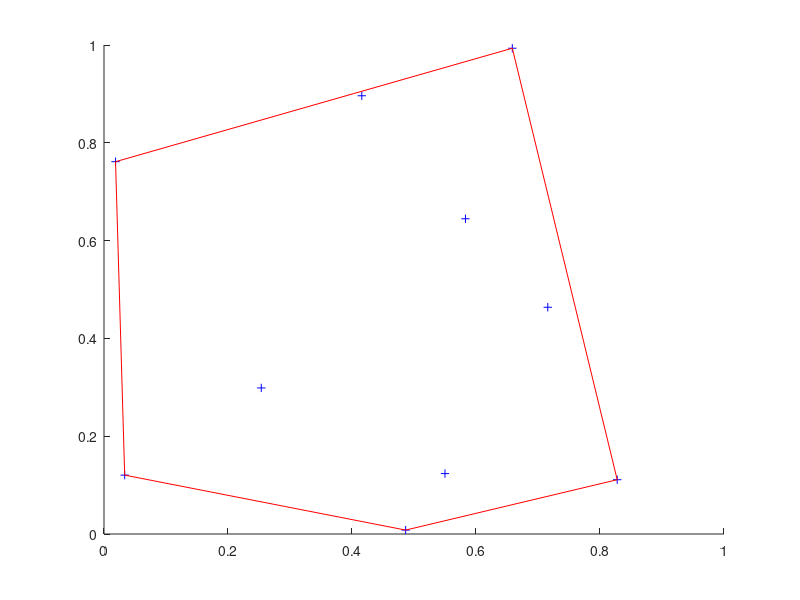

The MATLAB script that drew this image: (Note: this script raises an error after producing the figure.)
%% Scan line fill in 2D.

% 2D Convex hull.
N = 10;
x = rand([10,1]);
y = rand([10,1]);
k = convhull(x,y);
hold on
plot(x,y,'b+');
plot(x(k),y(k),'r');

k = [k(1:end-1), k(2:end)];

%% Scan line.
step = 1e-2;

% Find min and max Y.
y_min = min(y);
y_max = max(y);

pts = [];
n_y = ceil((y_max - y_min)/step)+1;
for dy = linspace(0, y_max-y_min, n_y)
    % y-line.
    q = [0; y_min+dy];
    v = [1;0];
    % Find line segment intersections.
    x_int = [];
    for i = 1:size(k,1)
        A = [x(k(i,1)), y(k(i,1))]';
        B = [x(k(i,2)), y(k(i,2))]';
        p = A;
        u = B-A;
        [t, s] = intersectLineLine(p,u,q,v);
        if ~(0 <= t && t <= 1) || isinf(t)
            continue;
        end
        r = p + t*u;
        x_int(end+1) = r(1);
    end
    % Fill in scan line.
    x_int = sort(x_int);
    sl = [];
    for i = 1:2:size(x_int,1)
        x_min = x_int(i);
        x_max = x_int(i+1);
        n_x = ceil((x_max - x_min)/step)+1;
        sl = [sl; linspace(x_min, x_max, n_x)'];
    end
    pts = [pts; [sl (y_min+dy).*ones([size(sl,1),1])]];
end

plot(pts(:,1), pts(:,2),'.')

%% Test 2D tetrapod.
import presspull.*

[X, Y, K] = generate2DTetrapod(0.5,0.7,0);

hold on
plot(X,Y,'r')

pts = fillScanLines2D(K,X,Y);
plot(pts(:,1),pts(:,2),'b.')
axis equal
